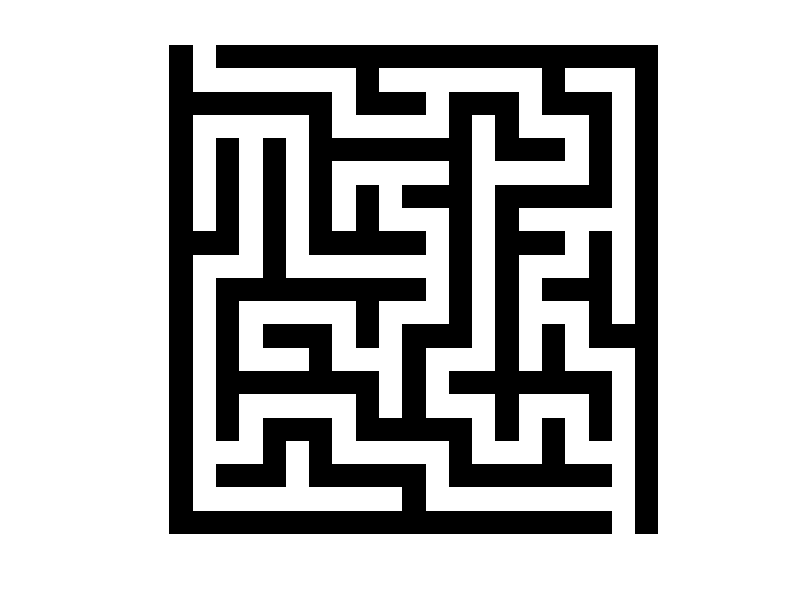

This figure's MATLAB source:
function createMaze()
    rows = 21; 
    cols = 21; 
    maze = ones(rows, cols);
    start_row = 2;
    start_col = 2;
    maze(start_row, start_col) = 0;
    maze = generateMaze(start_row, start_col, maze, rows, cols);
    maze(1, 2) = 0; 
    maze(rows, cols - 1) = 0;  
    figure;
    imagesc(maze);
    colormap([1 1 1; 0 0 0]); 
    axis equal off;
    saveas(gcf, 'laberinto.png');
end

function maze = generateMaze(row, col, maze, rows, cols)
    directions = [0 2; 2 0; 0 -2; -2 0];
    directions = directions(randperm(4), :);    
    for i = 1:4
        newRow = row + directions(i, 1);
        newCol = col + directions(i, 2);
        if newRow > 1 && newRow < rows && newCol > 1 && newCol < cols && maze(newRow, newCol) == 1
            maze(newRow - directions(i, 1)/2, newCol - directions(i, 2)/2) = 0;
            maze(newRow, newCol) = 0;
            maze = generateMaze(newRow, newCol, maze, rows, cols);
        end
    end
end
